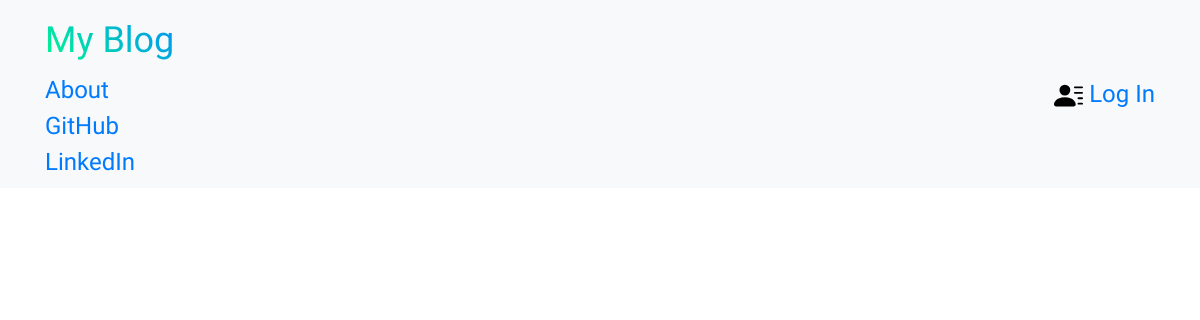
/, run on an earlier commit of the app's database.
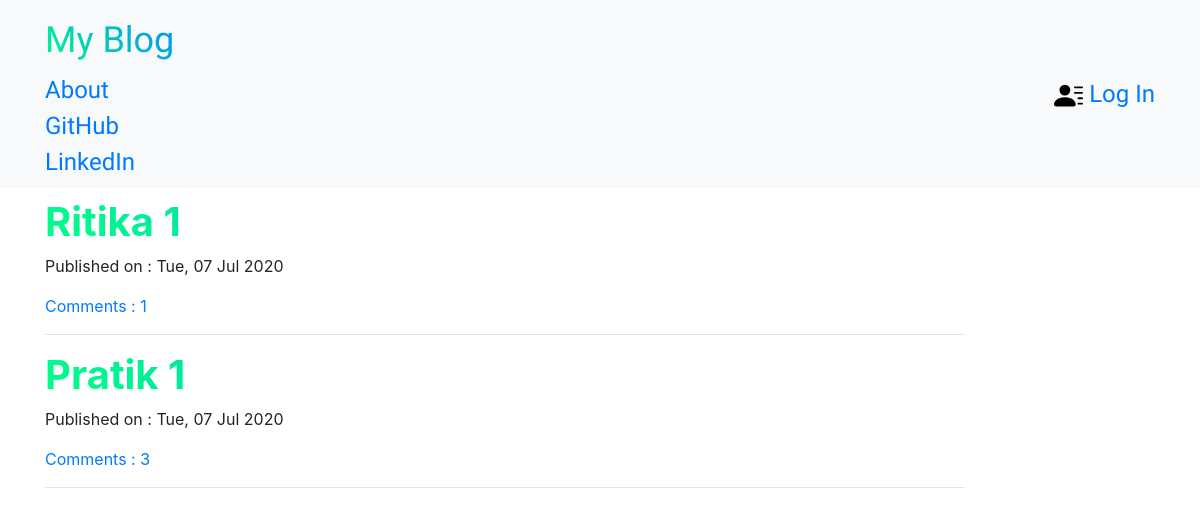
And on a later commit of the database.
### BlogApp/models.py (models this page shows, shortened)
class Article(models.Model):
    author = models.ForeignKey('auth.User', on_delete = models.CASCADE)
    title = models.CharField(max_length = 200)
    text = models.TextField()
    create_date = models.DateTimeField(default = timezone.now)
    published_date = models.DateTimeField(blank = True, null = True)
    def approve_comments(self):
        return self.comments.filter(approved_comment = True)

### BlogApp/views.py (the view)
# urls.py: path('', views.ArticleListView.as_view(), name="Article-List"),
class ArticleListView(ListView):
    template_name = 'BlogApp/article_list.html'
    def get_queryset(self):
        return models.Article.objects.filter(published_date__lte=timezone.now()).order_by('-published_date')

### BlogApp/templates/BlogApp/article_list.html
{% extends 'base.html' %}
	{% block content %}
	<div class="centerstage">
		{% for article in object_list %}
		<div class="article">
			<h1 class="hue"><strong><a href="{% url 'BlogApp:Article-Detail' pk=article.pk %}">{{ article.title }}</a></strong></h1>
			<div class="date">
			{% if article.published_date %}
				<p>Published on : {{ article.published_date|date:"D, d M Y" }}</p>
			{% else %}
				<p>Created on : {{ article.create_date|date:"D, d M Y" }}</p>
			{% endif %}
			</div>
			<a href="{% url 'BlogApp:Article-Detail' pk=article.pk %}">Comments : {{ article.approve_comments.count }}</a>
			<hr>
		</div>
		{% endfor %}
	</div>
	{% endblock %}

### BlogApp/templates/base.html (shortened to what this page needs)
<!DOCTYPE html>
{% load static %}
<html lang="en">
	<head>
		<link rel="stylesheet" href="/static/css/bootstrap/bootstrap.css">
		<link rel="stylesheet" href="/static/css/medium/medium-editor.css">
		<link rel="stylesheet" href="/static/css/medium/themes/default.css">
		<link rel="stylesheet" href="/static/css/hue.css">
		<link rel="stylesheet" href="/static/css/blog.css">
	</head>
	<body>
		<nav class="navbar navbar-light bg-light techfont custom-navbar">
			<div class="container">
				<ul class="nav navbar-nav">
					<li><a class="navbar-brand bigbrand hue" href="{% url 'BlogApp:Article-List' %}">My Blog</a></li>
					<li><a href="{% url 'BlogApp:About' %}">About</a></li>
					<li><a href="https://github.com/PratikGarai" target="_blank">GitHub</a></li>
					<li><a href="https://www.linkedin.com/in/pratik-garai-bab1a4191/" target="_blank">LinkedIn</a></li>
				</ul>
				<ul class="nav navbar-nav navbar-right">
					{% if user.is_authenticated %}
					<li><a href="{% url 'BlogApp:Article-Create' %}">New Article</a></li>
					<li><a href="{% url 'BlogApp:Draft-List' %}">Drafts</a></li>
					<li><a href="{% url 'BlogApp:logout' %}">Log Out</a></li>
					<li><a>Welcome : {{ user.username }}</a></li>
					{% else %}
					<li><a href="{% url 'BlogApp:login' %}"><img src="/static/icons/profile-fill.svg" alt="" class="side-icon"> Log In</a></li>
					{% endif %}
				</ul>
			</div>
		</nav>
		<div class="content container">
			<div class="row">
				<div class="col-sm-10">
					<div class="blog_posts">
						{% block content %}
						{% endblock %}
					</div>
				</div>
			</div>
		</div>
	</body>
</html>

### BlogApp/static/css/hue.css (style rules this page uses)
.hue { filter:hue-rotate(0deg); background :linear-gradient(45deg,#0f8,#08f); -webkit-background-clip: text; -webkit-text-fill-color: transparent; animation:hue 10000ms infinite linear; }

### BlogApp/static/css/blog.css (style rules this page uses)
.techfont { font-family : 'Russo One', sans-serif; font-size : 1.5em; margin-bottom : 10px; }
.bigbrand { font-size : 1.5em; }
.side-icon { height : 1.2em; width : 1.2em; }
.centerstage { margin : auto; }

What changed in the data, as far as the page shows it:
added Article: title "Ritika 1", published_date "Tue, 07 Jul 2020", approve_comments.count "1"
added Article: title "Pratik 1", published_date "Tue, 07 Jul 2020", approve_comments.count "3"
